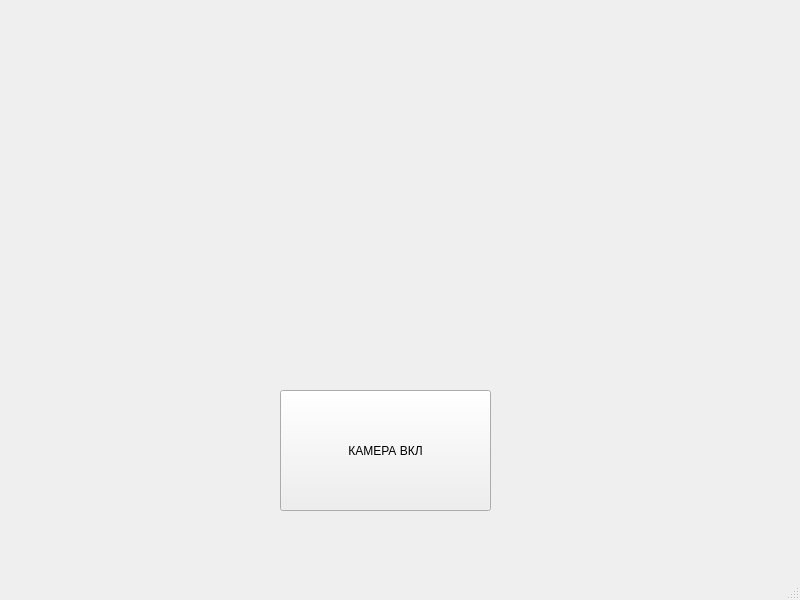
<?xml version="1.0" encoding="UTF-8"?>
<ui version="4.0">
 <class>MainWindow</class>
 <widget class="QMainWindow" name="MainWindow">
  <property name="geometry">
   <rect>
    <x>0</x>
    <y>0</y>
    <width>800</width>
    <height>600</height>
   </rect>
  </property>
  <property name="windowTitle">
   <string>MainWindow</string>
  </property>
  <widget class="QWidget" name="centralwidget">
   <widget class="QCameraViewfinder" name="cameraViewfinder" native="true">
    <property name="geometry">
     <rect>
      <x>180</x>
      <y>120</y>
      <width>411</width>
      <height>241</height>
     </rect>
    </property>
   </widget>
   <widget class="QPushButton" name="pushButton">
    <property name="geometry">
     <rect>
      <x>280</x>
      <y>390</y>
      <width>211</width>
      <height>121</height>
     </rect>
    </property>
    <property name="toolTip">
     <string>&lt;b&gt;ВКЛ&lt;/b?
</string>
    </property>
    <property name="whatsThis">
     <string/>
    </property>
    <property name="text">
     <string>КАМЕРА ВКЛ</string>
    </property>
   </widget>
  </widget>
  <widget class="QMenuBar" name="menubar">
   <property name="geometry">
    <rect>
     <x>0</x>
     <y>0</y>
     <width>800</width>
     <height>21</height>
    </rect>
   </property>
  </widget>
  <widget class="QStatusBar" name="statusbar"/>
 </widget>
 <customwidgets>
  <customwidget>
   <class>QCameraViewfinder</class>
   <extends>QWidget</extends>
   <header location="global">qcameraviewfinder.h</header>
   <container>1</container>
  </customwidget>
 </customwidgets>
 <resources/>
 <connections/>
</ui>
